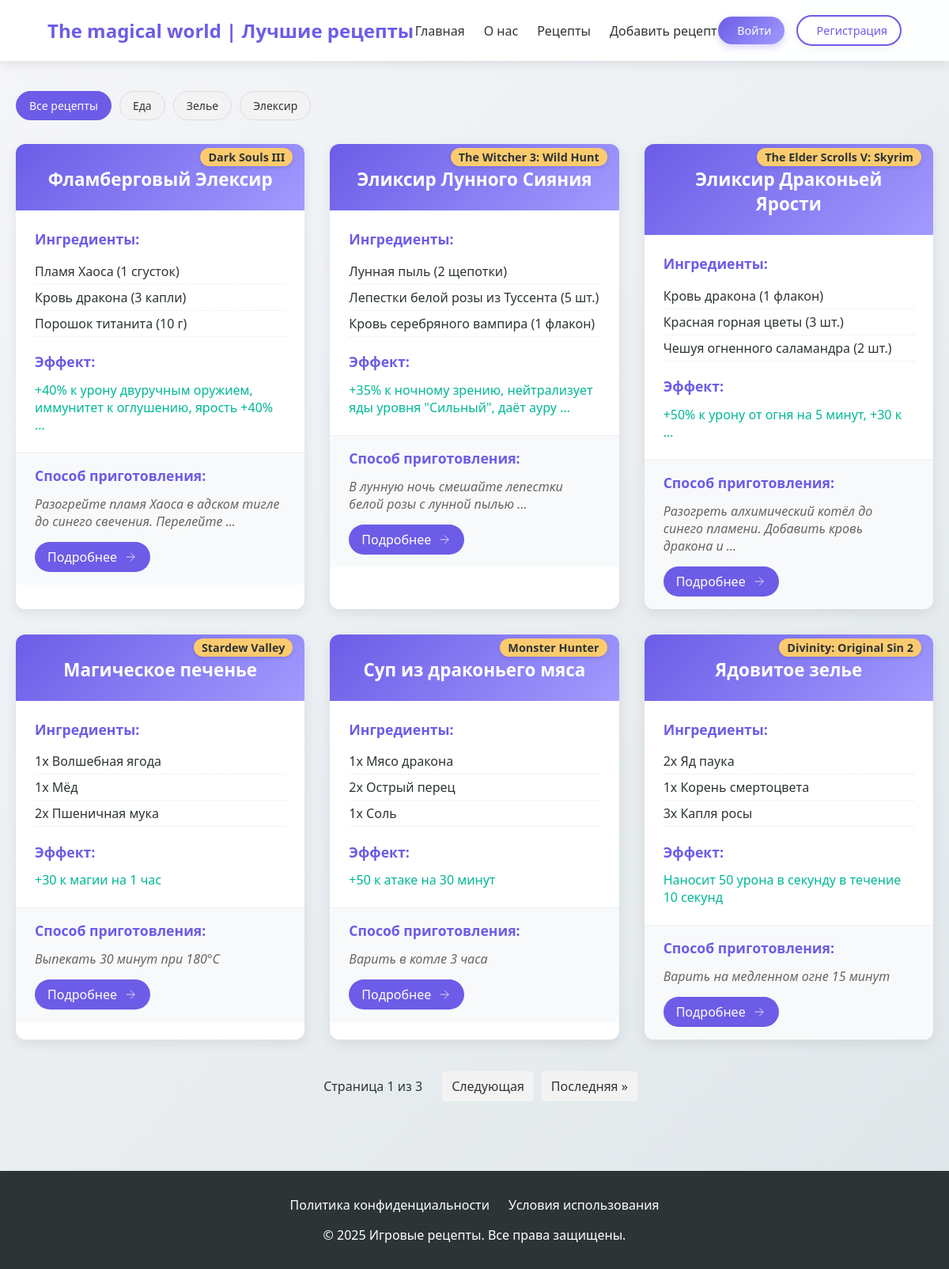
Page /catalog/ on the committed database.
### star/models.py (models this page shows, shortened)
class Category(models.Model):
    name = models.CharField(max_length=255, db_index=True, verbose_name = 'Категория')
    slug = models.SlugField(max_length=100, unique=True, db_index=True)
    class Meta:
        verbose_name = 'Категории'
        verbose_name_plural = 'Категории'
    def get_absolute_url(self):
         return reverse('category', kwargs = {'cat_slug' : self.slug})

class recipe(models.Model):
    title = models.CharField(max_length = 255, verbose_name = 'Название')
    slug = models.SlugField(max_length = 255, unique = True, db_index = True, verbose_name = 'slug')
    game = models.CharField(max_length = 255, verbose_name = 'Название игры')
    ingredients = models.JSONField(default =list, blank = True, verbose_name = 'Ингредиенты')
    effect = models.CharField(max_length = 255, verbose_name = 'Эффект')
    preparation = models.CharField(max_length = 255, verbose_name = 'Способ приготовления')
    time_create = models.DateTimeField(auto_now_add = True, verbose_name = 'Время создания')
    time_update = models.DateTimeField(auto_now = True, verbose_name = 'Время изменение')
    cat = models.ForeignKey('Category', on_delete = models.PROTECT, verbose_name = 'Категория')
    class Meta:
        verbose_name = 'Лучшие рецепты'
        verbose_name_plural = 'Лучшие рецепты'
        ordering = ['-time_create']
        indexes = [
            models.Index(fields = ['-time_create'])
        ]
    def get_absolute_url(self):
         return reverse('recipe', kwargs = {'recipe_slug' : self.slug})

### star/views.py (the view)
# urls.py: path('catalog/', views.catalog, name='catalog'),
def catalog(request):
    recipes = recipe.objects.all()
    paginator = Paginator(recipes, 6)
    page_number = request.GET.get('page')
    page_obj = paginator.get_page(page_number)
    categories = Category.objects.all()
    context = {
        'page_obj': page_obj,
        'categories': Category.objects.all(),
        'cat_selected': None,
        'title': 'Лучшие рецепты',
    }
    return render(request, 'star/catalog.html', context)

### star/templates/star/catalog.html (shortened to what this page needs)
{% extends 'star/base.html' %}
{% load static %}
{% block content %}
<section class="recipes-section">
    <link type="text/css" href="{% static 'star/css/catalog.css' %}" rel="stylesheet">
    <div class="category-filter">
        <div class="category-buttons">
            <a href="{% url 'all_recipes' %}" class="category-btn {% if not cat_selected %}active{% endif %}">
                Все рецепты
            </a>
            {% for category in categories %}
            <a href="{{ category.get_absolute_url }}"
                class="category-btn {% if category.pk == cat_selected %}active{% endif %}">
                {{ category.name }}
            </a>
            {% endfor %}
        </div>
    </div>
    <div class="recipes-grid">
        {% for recipe in page_obj %}
        <div class="recipe-card">
            <div class="recipe-header">
                <h2>{{ recipe.title }}</h2>
                <span class="game-badge">{{ recipe.game }}</span>
            </div>
            <div class="recipe-content">
                <div class="ingredients">
                    <h3>Ингредиенты:</h3>
                    <ul>
                        {% for ingredient in recipe.ingredients|slice:":3" %}
                        <li>{{ ingredient }}</li>
                        {% endfor %}
                    </ul>
                </div>
                <div class="recipe-effects">
                    <h3>Эффект:</h3>
                    <p>{{ recipe.effect|truncatewords:10  }}</p>
                </div>
            </div>
            <div class="recipe-footer">
                <div class="preparation">
                    <h3>Способ приготовления:</h3>
                    <p>{{ recipe.preparation|truncatewords:10 }}</p>
                    <a href="{{ recipe.get_absolute_url }}" class="details-btn">
                        <span>Подробнее</span>
                        <svg width="18" height="18" viewBox="0 0 24 24" fill="none" stroke="currentColor">
                            <path d="M5 12h14M12 5l7 7-7 7"/>
                        </svg>
                    </a>
                </div>
            </div>
        </div>
        {% endfor %}
    </div>
    <div class="pagination">
        <div class="pagination-links">
            <span class="current-page">
                Страница {{ page_obj.number }} из {{ page_obj.paginator.num_pages }}
            </span>
            {% if page_obj.has_next %}
                <a href="?page={{ page_obj.next_page_number }}" class="pagination-link">Следующая</a>
                <a href="?page={{ page_obj.paginator.num_pages }}" class="pagination-link">Последняя &raquo;</a>
            {% endif %}
        </div>
    </div>
</section>
{% endblock %}

### star/static/star/css/style.css (style rules this page uses)
:root { --primary: #6c5ce7; --secondary: #a29bfe; --dark: #2d3436; --light: #f5f6fa; --success: #00b894; --warning: #fdcb6e; --danger: #d63031; }
* { margin: 0; padding: 0; box-sizing: border-box; font-family: 'Segoe UI', Tahoma, Geneva, Verdana, sans-serif; }
body { background: linear-gradient(135deg, var(--light), #dfe6e9); min-height: 100vh; color: var(--dark); }
.recipes-grid { display: grid; grid-template-columns: repeat(auto-fill, minmax(350px, 1fr)); gap: 2rem; }
.recipe-card { background: white; border-radius: 12px; overflow: hidden; box-shadow: 0 5px 15px rgba(0, 0, 0, 0.08); transition: transform 0.3s ease, box-shadow 0.3s ease; }
.recipe-header { padding: 1.5rem; background: linear-gradient(135deg, var(--primary), var(--secondary)); color: white; position: relative; }
.game-badge { position: absolute; top: -10px; right: 15px; background: var(--warning); color: var(--dark); padding: 3px 10px; border-radius: 20px; font-size: 0.8rem; font-weight: 600; }
.recipe-header h2 { font-size: 1.4rem; margin-top: 5px; }
.recipe-content { padding: 1.5rem; }
.ingredients h3, .recipe-effects h3, .preparation h3 { font-size: 1.1rem; margin-bottom: 0.8rem; color: var(--primary); }
.ingredients ul { list-style-type: none; margin-bottom: 1.2rem; }
.ingredients li { padding: 5px 0; border-bottom: 1px dashed #eee; }
.recipe-effects p { color: var(--success); font-weight: 500; }
.recipe-footer { padding: 1rem 1.5rem; background: #f8f9fa; border-top: 1px solid #eee; }
.preparation p { font-style: italic; color: #666; }

### star/static/star/css/catalog.css (style rules this page uses)
.details-btn { display: inline-flex; align-items: center; gap: 8px; padding: 8px 16px; background: var(--primary); color: white; border-radius: 50px; text-decoration: none; font-weight: 500; transition: all 0.3s ease; margin-top: 15px; }
.game-badge { display: inline-block; background: var(--warning); color: var(--dark); padding: 2px 10px; border-radius: 13px; font-size: 0.9rem; font-weight: 600; margin-top: 15px; box-shadow: 0 2px 5px rgba(0,0,0,0.1); transition: all 0.3s ease; }
.recipe-header { padding: 1.5rem; text-align: center; }
.recipe-header h2 { margin-bottom: 0; padding-bottom: 0; }

### star/templates/star/catalog.html (style rules this page uses)
.pagination { margin-top: 40px; text-align: center; }
.pagination-links { display: inline-flex; gap: 10px; align-items: center; }
.pagination-link { padding: 8px 12px; background: #f3f3f3; border-radius: 4px; color: #333; text-decoration: none; transition: all 0.3s ease; }
.current-page { padding: 0 15px; font-weight: 500; }
.category-filter { margin-bottom: 30px; }
.category-buttons { display: flex; flex-wrap: wrap; gap: 10px; margin-top: 15px; }
.category-btn { padding: 8px 16px; background: #f3f3f3; border-radius: 20px; color: #333; text-decoration: none; font-size: 14px; transition: all 0.3s ease; border: 1px solid #ddd; }
.category-btn.active { background: #6c5ce7; color: white; border-color: #6c5ce7; }

### rows in the picture
Category: name "Еда"
Category: name "Зелье"
Category: name "Элексир"
recipe: title "Фламберговый Элексир", game "Dark Souls III", ingredients "Пламя Хаоса (1 сгусток)" "Кровь дракона (3 капли)" "Порошок титанита (10 г)", effect "+40% к урону двуручным оружием, иммунитет к оглушению, ярость +40% …", preparation "Разогрейте пламя Хаоса в адском тигле до синего свечения. Перелейте …"
recipe: title "Эликсир Лунного Сияния", game "The Witcher 3: Wild Hunt", ingredients "Лунная пыль (2 щепотки)" "Лепестки белой розы из Туссента (5 шт.)" "Кровь серебряного вампира (1 флакон)", effect "+35% к ночному зрению, нейтрализует яды уровня \"Сильный\", даёт ауру …", preparation "В лунную ночь смешайте лепестки белой розы с лунной пылью …"
recipe: title "Эликсир Драконьей Ярости", game "The Elder Scrolls V: Skyrim", ingredients "Кровь дракона (1 флакон)" "Красная горная цветы (3 шт.)" "Чешуя огненного саламандра (2 шт.)", effect "+50% к урону от огня на 5 минут, +30 к …", preparation "Разогреть алхимический котёл до синего пламени. Добавить кровь дракона и …"
recipe: title "Магическое печенье", game "Stardew Valley", ingredients "1x Волшебная ягода" "1x Мёд" "2x Пшеничная мука", effect "+30 к магии на 1 час", preparation "Выпекать 30 минут при 180°C"
recipe: title "Суп из драконьего мяса", game "Monster Hunter", ingredients "1x Мясо дракона" "2x Острый перец" "1x Соль", effect "+50 к атаке на 30 минут", preparation "Варить в котле 3 часа"
recipe: title "Ядовитое зелье", game "Divinity: Original Sin 2", ingredients "2x Яд паука" "1x Корень смертоцвета" "3x Капля росы", effect "Наносит 50 урона в секунду в течение 10 секунд", preparation "Варить на медленном огне 15 минут"

### other values in the picture
{{ title }} "Лучшие рецепты"
{{ page_obj.number }} "1"
{{ page_obj.paginator.num_pages }} "3"
